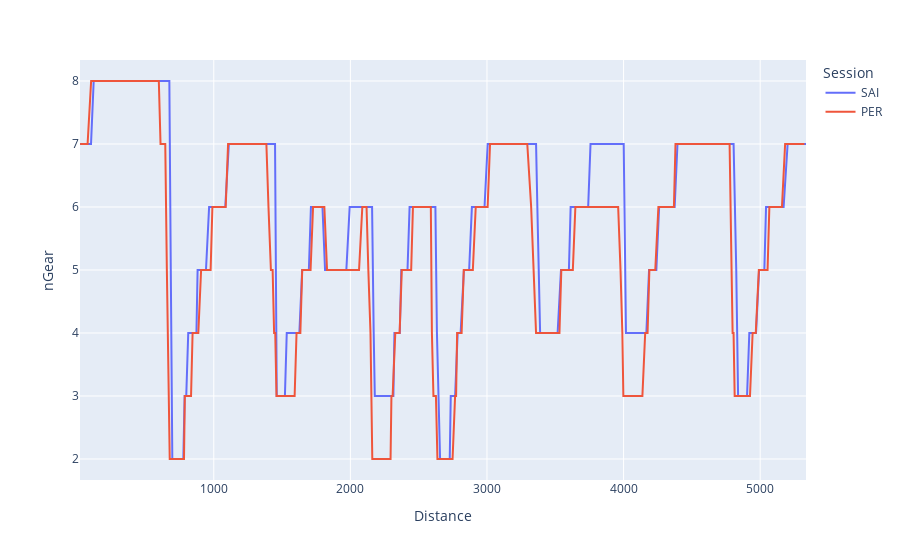

Here is the notebook cell this chart was saved with:
### Code cell
fig = px.line(leclerc, "Distance", "nGear", color="Session")
fig.show()

### Figure 1 — Plotly figure (JSON) as saved in the notebook; plotly's stock layout.template omitted (floating-point values rounded to 4 significant figures; data arrays with more than 128 entries replaced by an {"elided": "..."} marker saying what was removed)
{"data": [{"hovertemplate": "Session=SAI<br>Distance=%{x}<br>nGear=%{y}<extra></extra>", "legendgroup": "SAI", "line": {"color": "#636efa", "dash": "solid"}, "marker": {"symbol": "circle"}, "mode": "lines", "name": "SAI", "orientation": "v", "showlegend": true, "type": "scatter", "x": {"elided": "354 float values"}, "xaxis": "x", "y": {"elided": "354 int values"}, "yaxis": "y"}, {"hovertemplate": "Session=PER<br>Distance=%{x}<br>nGear=%{y}<extra></extra>", "legendgroup": "PER", "line": {"color": "#EF553B", "dash": "solid"}, "marker": {"symbol": "circle"}, "mode": "lines", "name": "PER", "orientation": "v", "showlegend": true, "type": "scatter", "x": {"elided": "356 float values"}, "xaxis": "x", "y": {"elided": "356 int values"}, "yaxis": "y"}], "layout": {"legend": {"title": {"text": "Session"}, "tracegroupgap": 0}, "margin": {"t": 60}, "xaxis": {"anchor": "y", "domain": [0, 1], "title": {"text": "Distance"}}, "yaxis": {"anchor": "x", "domain": [0, 1], "title": {"text": "nGear"}}}}
